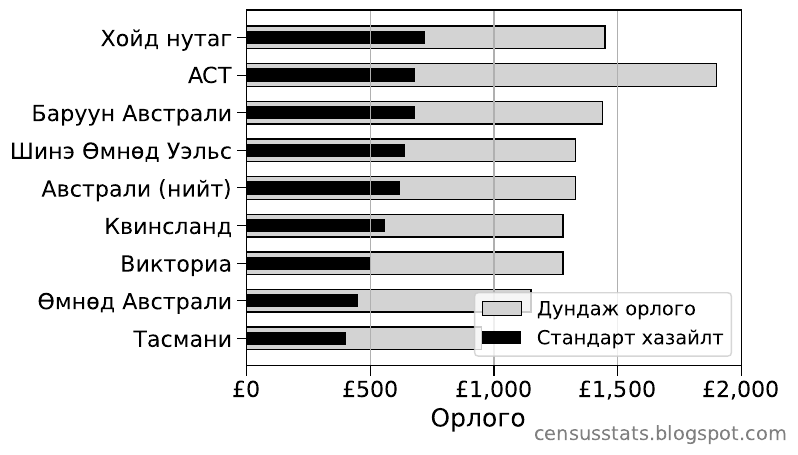

Python code for this plot:
import matplotlib.pyplot as plt
import numpy as np

#set line width
plt.rcParams['lines.linewidth'] = 4
#set font size for titles 
plt.rcParams['axes.titlesize'] = 18
#set font size for labels on axes
plt.rcParams['axes.labelsize'] = 18
#set size of numbers on x-axis
plt.rcParams['xtick.labelsize'] = 16
#set size of numbers on y-axis
plt.rcParams['ytick.labelsize'] = 16
#set size of ticks on x-axis
plt.rcParams['xtick.major.size'] = 7
#set size of ticks on y-axis
plt.rcParams['ytick.major.size'] = 7
#set size of markers, e.g., circles representing points
plt.rcParams['lines.markersize'] = 10
#set number of times marker is shown when displaying legend
plt.rcParams['legend.numpoints'] = 1
#Set size of type in legend
plt.rcParams['legend.fontsize'] = 14

states = [
    'Хойд нутаг',
    'ACT',
    'Баруун Австрали',
    'Шинэ Өмнөд Уэльс',
    'Австрали (нийт)',
    'Квинсланд',
    'Викториа',
    'Өмнөд Австрали',
    'Тасмани'
]

mean_income = [
    1450, 1900, 1440, 1330, 1330, 1280, 1280, 1150, 950
]

std_dev = [
    720, 680, 680, 640, 620, 560, 500, 450, 400
]


def plot_income_figure():
    y_pos = np.arange(len(states))

    fig, ax = plt.subplots(figsize=(8, 4.5))

    # === Mean income (саарал, урт bar) ===
    ax.barh(
        y_pos,
        mean_income,
        color='lightgray',
        edgecolor='black',
        height=0.6,
        label='Дундаж орлого'
    )

    # === Standard deviation (хар, богино bar) ===
    ax.barh(
        y_pos,
        std_dev,
        color='black',
        height=0.35,
        label='Стандарт хазайлт'
    )

    # === Тэнхлэг, шошго ===
    ax.set_yticks(y_pos)
    ax.set_yticklabels(states)
    ax.invert_yaxis()  # дээдээс доош англи зурагтай адил

    ax.set_xlabel('Орлого    ')

    ax.set_xlim(0, 2000)
    ax.set_xticks([0, 500, 1000, 1500, 2000])
    ax.set_xticklabels(['£0', '£500', '£1,000', '£1,500', '£2,000'])

    # === Grid (зөвхөн x тэнхлэг) ===
    ax.xaxis.grid(True, linestyle='-', linewidth=0.8)
    ax.yaxis.grid(False)

    # === Legend ===
    ax.legend(loc='lower right', frameon=True)

    fig.text(
    0.99, 0.00001,
    'censusstats.blogspot.com',
    ha='right',
    va='bottom',
    fontsize=14,
    color='gray'
    )

    # plt.tight_layout()
    # plt.savefig(r'C:\python\guttag\figures\Intro-to-Computation-and-Programming\code\chapter 17\Orchuulga\figure17_18.pdf', bbox_inches="tight", pad_inches=0.1, format="pdf")
    # plt.savefig(r'C:\python\guttag\figures\Intro-to-Computation-and-Programming\code\chapter 17\Orchuulga\figure17_18.png',bbox_inches="tight", pad_inches=0.1, format="png", dpi=300)  
    # plt.show()


plot_income_figure()
